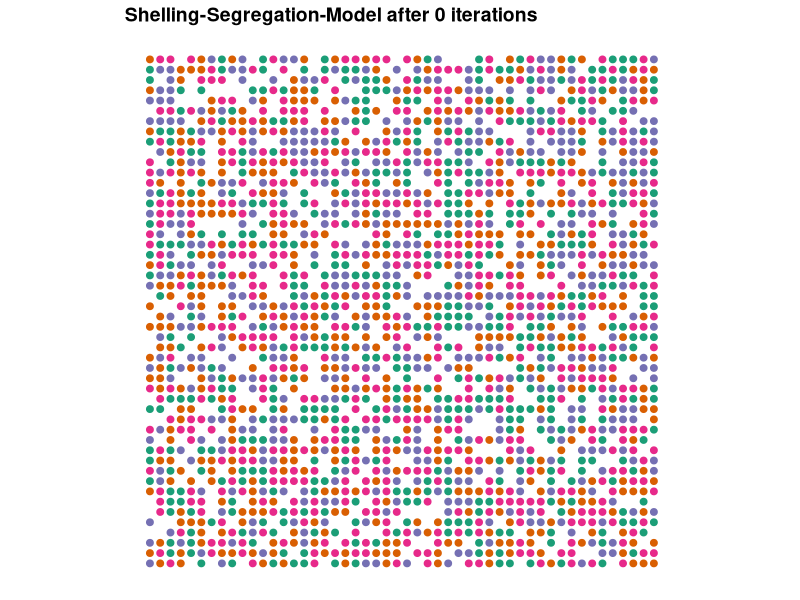

Source code (R): (Note: a time limit stopped this script after it produced the figure.)
#Schelling Segregation Model

initiateShelling <- function(dimensions = c(10, 10), n_races = 2, perc_empty = 0.2){
  require(data.table)
  # create "races" based on colours
  races <- colours()[1:n_races]
  
  # how many homes will be simulated
  n_homes = prod(dimensions)
  # calculates the number of agents
  count_agents <- floor(n_homes * (1 - perc_empty))
  
  # the characteristics that a home can have
  races <- c("empty", races)
  # the probabilities of each characteristics
  probabilities <- c(perc_empty, rep((1 - perc_empty)/(length(races) - 1), 
                                     times = length(races) - 1))
  
  # creates the global shelling data.table
  shelling <<- data.table(id = 1:prod(dimensions),
                          x = rep(1:dimensions[1], 
                                  dimensions[2]),
                          y = rep(1:dimensions[2], 
                                  each = dimensions[1]),
                          race = sample(x = races, 
                                        size = n_homes, 
                                        prob = probabilities,
                                        replace = TRUE),
                          # used to find the satisfaction of each home
                          distance = rep(NA, prod(dimensions)),
                          unsatisfied = rep(NA, prod(dimensions)))
}

plotShelling <- function(title = "Shelling-Segregation-Model"){
  require(data.table)
  require(ggplot2)
  require(RColorBrewer)
  # get races to get the right number of colors
  races <- unique(shelling$race)
  
  # find the dimensions of the grid to get the best dot size
  dims <- c(max(shelling$x), max(shelling$y))
  
  # create colours
  # check if there are less than 3 races, 
  # this would create issues with brewer.pal from 
  # RColorBrewer otherwise
  if (length(races) <= 3) {
    colors <- brewer.pal(3, "Dark2")
  } else {
    colors <- brewer.pal(length(races), "Dark2")
  }
  
  # plot the graph  
  p <- ggplot(data = shelling[race != "empty"], 
              aes(x = x, y = y, color = race)) + 
    # workaround to get relatively large dots that 
    # resize with the size of the grid
    geom_point(size = 100/sqrt(prod(dims))) +  
    scale_colour_manual(values = colors) + 
    # create a beatiful and mostly empty chart
    theme_bw() + 
    theme(axis.line = element_blank(),
          axis.text.x = element_blank(),
          axis.text.y = element_blank(),
          axis.ticks = element_blank(),
          axis.title.x = element_blank(),
          axis.title.y = element_blank(),
          legend.position = "none",
          panel.background = element_blank(),
          panel.border = element_blank(),
          panel.grid.major = element_blank(),
          panel.grid.minor = element_blank(),
          plot.background = element_blank(),
          plot.title = element_text(lineheight=3, 
                                    face="bold", 
                                    color="black", 
                                    size=14)) +
    # fixes the axis to avoid distortion in the picture
    coord_fixed(ratio = 1) + 
    # lastly adds the title
    ggtitle(title)
  
  return(p)
}

iterate <- function(n = 10, similiarity_threshold = 0.5){
  require(data.table)
  # subfunction that checks for a given x and y value if the agent is 
  # unsatisfied (returns TRUE or FALSE)
  is.unsatisfied <- function(x_value, y_value, 
                             similiarity_threshold = similiarity_threshold){
    # gets the race for the agent
    cur_race <- shelling[x == x_value & y == y_value, race]
    
    # checks if the home is empty to
    if (cur_race == "empty"){
      return(FALSE) # empty houses are not satisfied, therefore will not move!
    }else{
      # creates the square of the distance
      # I avoid to take the squareroot to speed up the code
      shelling[, distance := (x_value - x)^2 + (y_value - y)^2] 
      
      # counts the number of agents that live less than two fields away 
      # (includes all adjacent agents) and that are similar
      count_similar <- nrow(shelling[distance <= 2 & 
                                       race == cur_race & 
                                       distance != 0])
      # same here except that it looks into different agents
      count_different <- nrow(shelling[distance <= 2 & 
                                         race != cur_race & 
                                         race != "empty"])
      
      # calculates the ratio
      ratio <- count_similar/(count_similar + count_different)
      
      # returns TRUE if the ratio is below the threshold
      return(ratio < similiarity_threshold)
    }
  }
  
  # creates a ProgressBar, although this is not necessary, it does look nice..
  pb <- txtProgressBar(min = 0, max = 1, style = 3)
  # for time-keeping-purposes
  t <- Sys.time()
  
  # iterates
  for (iterate in 1:n){
    # fills the boolean vector "unsatisfied" 
    # indicates if the household is unsatisfied 
    shelling[, unsatisfied := is.unsatisfied(x_value = x, 
                                             y_value = y, 
                                            similiarity_threshold = similiarity_threshold),
             by = 1:nrow(shelling)]
    
    # move unsatisfied agents to an empty house
    # find the IDs that are empty where agents can migrate to
    emptyIDs <- shelling[race == "empty", id] # finds the id of empty houses
    
    # finds the origin of the agents moving, 
    # aka. the old ID of each household moving
    oldIDs <- shelling[(unsatisfied), id] # origin
    
    # generates new IDs for each household moving
    # note that households can move to the house of other moving agents
    # also, agents can (by a small chance) choose to "move" to their 
    # existing home
    newIDs <- sample(x = c(emptyIDs, oldIDs), 
                     size = length(oldIDs), 
                     replace = F) # target
    
    # a new data.table that shows 
    # what race migrates from which origin_id to which target-id
    transition <- data.table(origin = oldIDs, 
                             oldRace = shelling[id %in% oldIDs, race],
                             target = newIDs)
    
    # moves the agents to the new homes
    shelling[id %in% transition$origin]$race = "empty"
    shelling[id %in% transition$target]$race = transition$oldRace
    
    # orders the shelling, although this takes some time, 
    # it is necessary for the other operations
    shelling <- shelling[order(id)]
    
    # updates the ProgressBar
    setTxtProgressBar(pb, iterate/n)
  }
  close(pb)
  timedif <- Sys.time() - t
  
  # print out statistics for the calculation time
  print(paste0("Time for calculation in seconds: ", round(timedif, 3), " or: ",
               round(n / as.numeric(timedif), 3), " iterations per second"))
  
  return(shelling)
}

set.seed(4212)
# initiate shelling
initiateShelling(dimensions = c(50, 50), n_races = 4)
# plot shelling
plotShelling(title = "Shelling-Segregation-Model after 0 iterations")

# iterate 10 times
shelling <- iterate(n = 10, similiarity_threshold = .5)
# plot the result after 10 iterations
plotShelling(title = "Shelling-Segregation-Model after 10 iterations")

# iterate another 10 times
shelling <- iterate(n = 10, similiarity_threshold = 0.5)
# plot again after 20 iterations total
plotShelling(title = "Shelling-Segregation-Model after 20 iterations")

# run another 30 times and plot
shelling <- iterate(n = 30, similiarity_threshold = 0.5)
plotShelling(title = "Shelling-Segregation-Model after 50 iterations")
